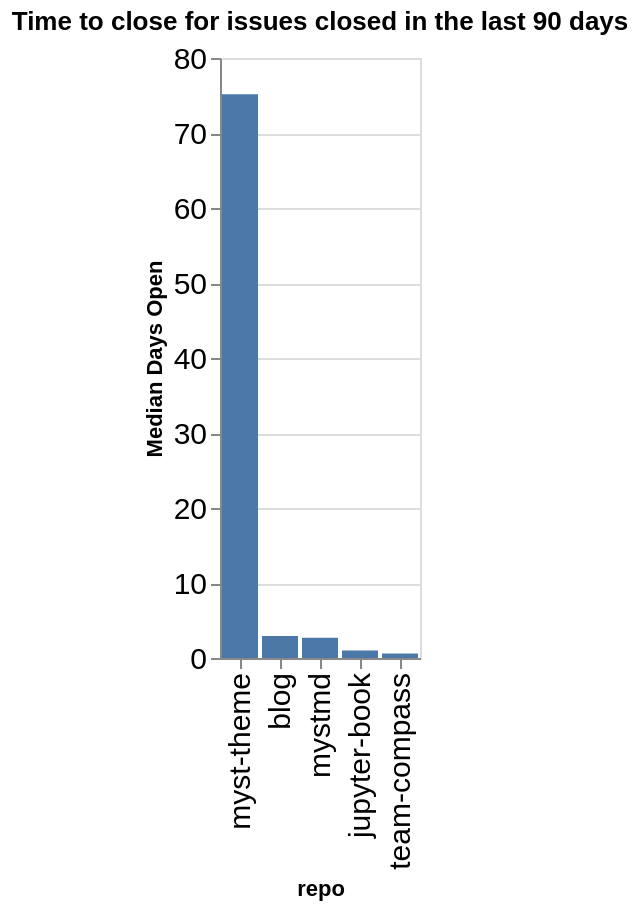

Notebook code cell kept with this figure:
### Code cell
time_open = closed.groupby(['org', 'repo']).agg({'time_open': 'median'}).reset_index()
time_open['time_open'] = time_open['time_open'] / (60 * 60 * 24)
time_open['org/repo'] = time_open.apply(lambda a: a['org'] + '/' + a['repo'], axis=1)
sorted_vals = time_open.sort_values(['org', 'time_open'], ascending=False)['repo'].values
alt.Chart(data=time_open, title=f"Time to close for issues closed in the last {n_days} days").mark_bar().encode(
    x=alt.X('repo', sort=alt.Sort(sorted_vals.tolist())),
    y=alt.Y('time_open', title="Median Days Open"),
)

### Figure 1 — Vega-Lite specification as saved in the notebook (floating-point values rounded to 4 significant figures)
{"config": {"axisLeft": {"labelFontSize": 15}, "axisBottom": {"labelFontSize": 15}}, "data": {"name": "data-50dbec1a45724f0b6e8b530a1cbadedd"}, "mark": {"type": "bar"}, "encoding": {"x": {"field": "repo", "sort": ["myst-theme", "blog", "mystmd", "jupyter-book", "team-compass"], "type": "nominal"}, "y": {"field": "time_open", "title": "Median Days Open", "type": "quantitative"}}, "title": "Time to close for issues closed in the last 90 days", "$schema": "https://vega.github.io/schema/vega-lite/v5.20.1.json", "datasets": {"data-50dbec1a45724f0b6e8b530a1cbadedd": [{"org": "jupyter-book", "repo": "blog", "time_open": 2.948, "org/repo": "jupyter-book/blog"}, {"org": "jupyter-book", "repo": "jupyter-book", "time_open": 0.9961, "org/repo": "jupyter-book/jupyter-book"}, {"org": "jupyter-book", "repo": "myst-theme", "time_open": 75.17, "org/repo": "jupyter-book/myst-theme"}, {"org": "jupyter-book", "repo": "mystmd", "time_open": 2.689, "org/repo": "jupyter-book/mystmd"}, {"org": "jupyter-book", "repo": "team-compass", "time_open": 0.6086, "org/repo": "jupyter-book/team-compass"}]}}
